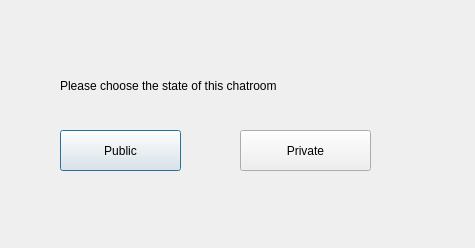
<?xml version="1.0" encoding="UTF-8"?>
<ui version="4.0">
 <class>ChoosePrivate</class>
 <widget class="QDialog" name="ChoosePrivate">
  <property name="geometry">
   <rect>
    <x>0</x>
    <y>0</y>
    <width>475</width>
    <height>248</height>
   </rect>
  </property>
  <property name="windowTitle">
   <string>Dialog</string>
  </property>
  <widget class="QLabel" name="label">
   <property name="geometry">
    <rect>
     <x>60</x>
     <y>50</y>
     <width>391</width>
     <height>71</height>
    </rect>
   </property>
   <property name="text">
    <string>Please choose the state of this chatroom</string>
   </property>
   <property name="textFormat">
    <enum>Qt::AutoText</enum>
   </property>
  </widget>
  <widget class="QPushButton" name="Public">
   <property name="geometry">
    <rect>
     <x>60</x>
     <y>130</y>
     <width>121</width>
     <height>41</height>
    </rect>
   </property>
   <property name="text">
    <string>Public</string>
   </property>
  </widget>
  <widget class="QPushButton" name="Private">
   <property name="geometry">
    <rect>
     <x>240</x>
     <y>130</y>
     <width>131</width>
     <height>41</height>
    </rect>
   </property>
   <property name="text">
    <string>Private</string>
   </property>
  </widget>
 </widget>
 <resources/>
 <connections/>
</ui>
